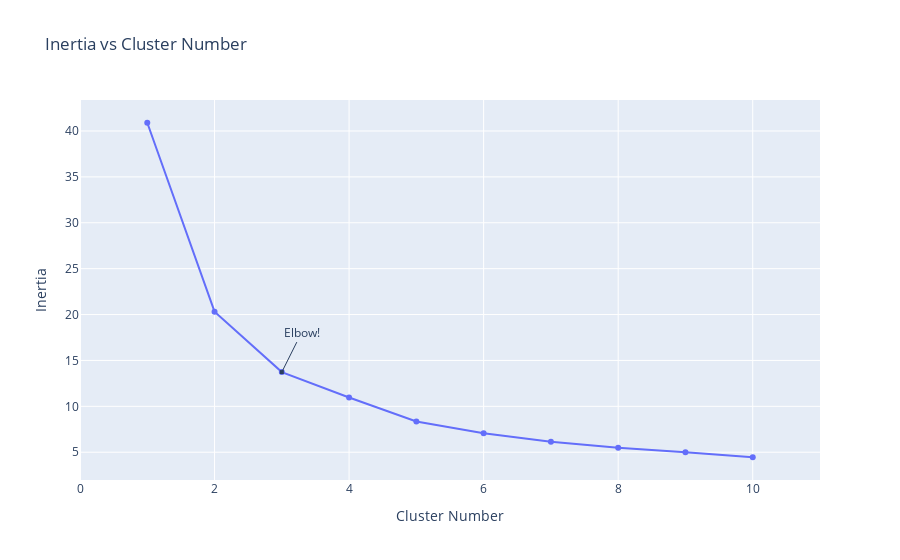

The code cell stored with this chart in its notebook:
### Code cell
#elbow method
cs = []

for i in range(1, 11):
    kmeans = KMeans(n_clusters = i, init = 'k-means++', n_init=10)
    kmeans.fit(df)
    cs.append(kmeans.inertia_)
    
fig = go.Figure(data=go.Scatter(x=np.arange(1,11),y=cs))
fig.update_layout(title="Inertia vs Cluster Number",xaxis=dict(range=[0,11],title="Cluster Number"),
                yaxis={'title':'Inertia'},
                annotations=[
dict(
        x=3,
        y=cs[2],
        xref="x",
        yref="y",
        text="Elbow!",
        showarrow=True,
        arrowhead=7,
        ax=20,
        ay=-40
    )])
fig.show()

### Figure 1 — Plotly figure (JSON) as saved in the notebook; plotly's stock layout.template omitted (floating-point values rounded to 4 significant figures)
{"data": [{"type": "scatter", "x": [1, 2, 3, 4, 5, 6, 7, 8, 9, 10], "y": [40.9, 20.32, 13.73, 10.96, 8.353, 7.071, 6.151, 5.492, 4.995, 4.454]}], "layout": {"annotations": [{"arrowhead": 7, "ax": 20, "ay": -40, "showarrow": true, "text": "Elbow!", "x": 3, "xref": "x", "y": 13.73, "yref": "y"}], "title": {"text": "Inertia vs Cluster Number"}, "xaxis": {"range": [0, 11], "title": {"text": "Cluster Number"}}, "yaxis": {"title": {"text": "Inertia"}}}}
